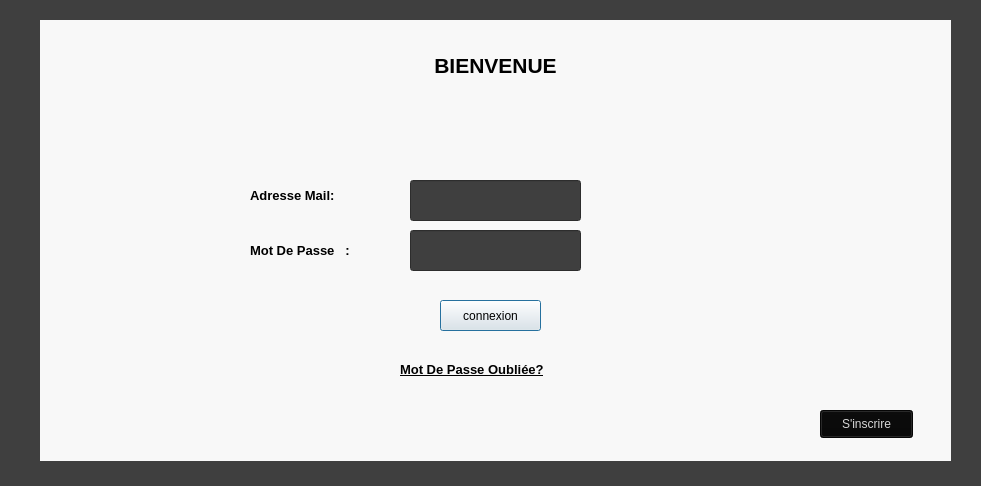
<?xml version="1.0" encoding="UTF-8"?>
<ui version="4.0">
 <class>login</class>
 <widget class="QDialog" name="login">
  <property name="geometry">
   <rect>
    <x>0</x>
    <y>0</y>
    <width>981</width>
    <height>486</height>
   </rect>
  </property>
  <property name="windowTitle">
   <string>Dialog</string>
  </property>
  <widget class="QLabel" name="label_21">
   <property name="geometry">
    <rect>
     <x>0</x>
     <y>-20</y>
     <width>981</width>
     <height>511</height>
    </rect>
   </property>
   <property name="styleSheet">
    <string notr="true">background-color:rgb(63, 63, 63)</string>
   </property>
   <property name="text">
    <string/>
   </property>
  </widget>
  <widget class="QLabel" name="label_13">
   <property name="geometry">
    <rect>
     <x>40</x>
     <y>20</y>
     <width>911</width>
     <height>441</height>
    </rect>
   </property>
   <property name="font">
    <font>
     <pointsize>9</pointsize>
     <weight>75</weight>
     <bold>true</bold>
    </font>
   </property>
   <property name="styleSheet">
    <string notr="true">background-color: rgb(248, 248, 248);

</string>
   </property>
   <property name="text">
    <string/>
   </property>
  </widget>
  <widget class="QLabel" name="label_29">
   <property name="geometry">
    <rect>
     <x>310</x>
     <y>40</y>
     <width>371</width>
     <height>51</height>
    </rect>
   </property>
   <property name="locale">
    <locale language="English" country="UnitedStates"/>
   </property>
   <property name="text">
    <string>&lt;html&gt;&lt;head/&gt;&lt;body&gt;&lt;p align=&quot;center&quot;&gt;&lt;span style=&quot; font-size:16pt; font-weight:600;&quot;&gt;BIENVENUE&lt;/span&gt;&lt;/p&gt;&lt;/body&gt;&lt;/html&gt;</string>
   </property>
  </widget>
  <widget class="QLabel" name="label_27">
   <property name="geometry">
    <rect>
     <x>400</x>
     <y>90</y>
     <width>191</width>
     <height>81</height>
    </rect>
   </property>
   <property name="styleSheet">
    <string notr="true">image: url(:/login1/login1.png);</string>
   </property>
   <property name="text">
    <string/>
   </property>
  </widget>
  <widget class="QLineEdit" name="nom">
   <property name="geometry">
    <rect>
     <x>410</x>
     <y>180</y>
     <width>171</width>
     <height>41</height>
    </rect>
   </property>
   <property name="styleSheet">
    <string notr="true">background-color: rgb(63, 63, 63);</string>
   </property>
  </widget>
  <widget class="QLineEdit" name="mdp">
   <property name="geometry">
    <rect>
     <x>410</x>
     <y>230</y>
     <width>171</width>
     <height>41</height>
    </rect>
   </property>
   <property name="styleSheet">
    <string notr="true">background-color: rgb(63, 63, 63);</string>
   </property>
   <property name="frame">
    <bool>true</bool>
   </property>
   <property name="echoMode">
    <enum>QLineEdit::Password</enum>
   </property>
  </widget>
  <widget class="QPushButton" name="connexion">
   <property name="geometry">
    <rect>
     <x>440</x>
     <y>300</y>
     <width>101</width>
     <height>31</height>
    </rect>
   </property>
   <property name="styleSheet">
    <string notr="true">background-color: rgb(67, 67, 67);
QPushBoutton:
{
   border-radius:40px;
}</string>
   </property>
   <property name="text">
    <string>connexion</string>
   </property>
  </widget>
  <widget class="QLabel" name="label_34">
   <property name="geometry">
    <rect>
     <x>250</x>
     <y>230</y>
     <width>161</width>
     <height>41</height>
    </rect>
   </property>
   <property name="font">
    <font>
     <pointsize>10</pointsize>
     <weight>75</weight>
     <bold>true</bold>
    </font>
   </property>
   <property name="text">
    <string>Mot De Passe   :</string>
   </property>
  </widget>
  <widget class="QLabel" name="label_32">
   <property name="geometry">
    <rect>
     <x>250</x>
     <y>180</y>
     <width>161</width>
     <height>31</height>
    </rect>
   </property>
   <property name="font">
    <font>
     <pointsize>10</pointsize>
     <weight>75</weight>
     <bold>true</bold>
    </font>
   </property>
   <property name="text">
    <string>Adresse Mail:</string>
   </property>
  </widget>
  <widget class="QLabel" name="label_33">
   <property name="geometry">
    <rect>
     <x>200</x>
     <y>180</y>
     <width>41</width>
     <height>31</height>
    </rect>
   </property>
   <property name="styleSheet">
    <string notr="true">image: url(:/login1/login1.png);</string>
   </property>
   <property name="text">
    <string/>
   </property>
  </widget>
  <widget class="QLabel" name="label_28">
   <property name="geometry">
    <rect>
     <x>200</x>
     <y>230</y>
     <width>41</width>
     <height>31</height>
    </rect>
   </property>
   <property name="styleSheet">
    <string notr="true">image: url(:/mdp/mdpp.png);</string>
   </property>
   <property name="text">
    <string/>
   </property>
  </widget>
  <widget class="QLabel" name="ou">
   <property name="geometry">
    <rect>
     <x>400</x>
     <y>360</y>
     <width>201</width>
     <height>20</height>
    </rect>
   </property>
   <property name="text">
    <string>&lt;html&gt;&lt;head/&gt;&lt;body&gt;&lt;p&gt;&lt;span style=&quot; font-size:10pt; font-weight:600; text-decoration: underline;&quot;&gt;Mot De Passe Oubliée?&lt;/span&gt;&lt;/p&gt;&lt;/body&gt;&lt;/html&gt;</string>
   </property>
  </widget>
  <widget class="QPushButton" name="inscrire">
   <property name="geometry">
    <rect>
     <x>820</x>
     <y>410</y>
     <width>93</width>
     <height>28</height>
    </rect>
   </property>
   <property name="styleSheet">
    <string notr="true">background-color: rgb(8, 8, 8);
color: rgb(214, 214, 214);</string>
   </property>
   <property name="text">
    <string>S'inscrire</string>
   </property>
  </widget>
 </widget>
 <resources/>
 <connections/>
</ui>
